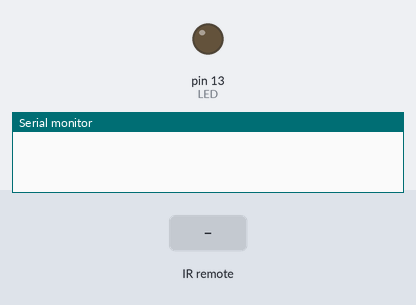
Bench run of a sketch on a simulated Arduino Uno, built with avr-gcc and run on an emulated ATmega328P. Parts: output pins drawn as LEDs (lit = HIGH), the last lines printed to the serial monitor. The test bench sets the inputs (shaded band).

Above: at 1.2 s.
1.3 s: infrared code 0xF30CFF00 received
At 1.7 s:
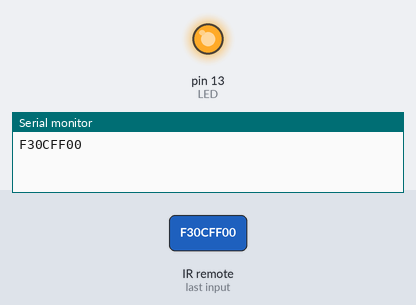
2.8 s: infrared code 0xE718FF00 received
At 4.2 s:
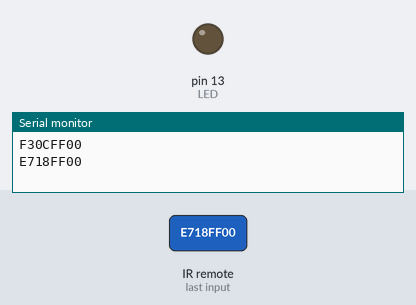
Timing chart, 0 to 5.8 s (numbered marks = the images above; inputs shaded):
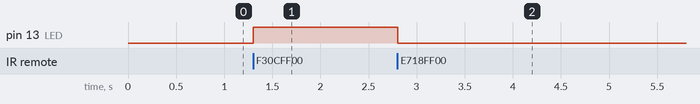

The sketch:

Apagar_Y_Encender_LED_Con_Infrarrojos.ino
```cpp
#include <IRremote.h>              // Incluye la biblioteca IRremote para recibir señales infrarrojas

#define Tecla_1 0xF30CFF00         // Definición del código de la tecla 1 del control remoto
#define Tecla_2 0xE718FF00         // Definición del código de la tecla 2 del control remoto

int IR = 11;                       // Pin utilizado para recibir la señal infrarroja
int LED = 13;                      // Pin utilizado para controlar el LED

void setup() {
  Serial.begin(9600);              // Inicializa la comunicación serial a una velocidad de 9600 baudios
  IrReceiver.begin(IR, DISABLE_LED_FEEDBACK);   // Inicializa el receptor infrarrojo en el pin especificado y desactiva la retroalimentación del LED
  pinMode(LED, OUTPUT);            // Configura el pin del LED como salida
}

void loop() {
  if (IrReceiver.decode()) {       // Si se ha recibido una señal infrarroja
    Serial.println(IrReceiver.decodedIRData.decodedRawData, HEX);   // Imprime el código de la señal infrarroja recibida en hexadecimal

    if (IrReceiver.decodedIRData.decodedRawData == Tecla_1)   // Comprueba si el código recibido coincide con el de la tecla 1
      digitalWrite(LED, HIGH);    // Enciende el LED

    if (IrReceiver.decodedIRData.decodedRawData == Tecla_2)   // Comprueba si el código recibido coincide con el de la tecla 2
      digitalWrite(LED, LOW);     // Apaga el LED

    IrReceiver.resume();           // Prepara el receptor para recibir la próxima señal infrarroja
  }
  delay(100);                      // Pequeña pausa antes de repetir el ciclo
}
```

Measured:
- after the input at 1.3 s, pin 13 (LED): LOW → HIGH at once
- after the input at 2.8 s, pin 13 (LED): HIGH → LOW at once
